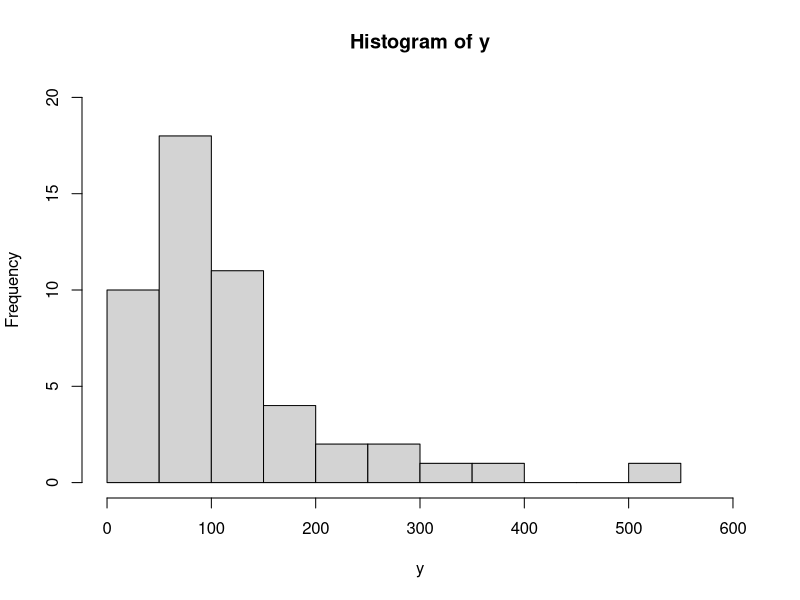

Reproduce this figure in R.
## ---- chunk 1
data <- c(.31, .35, .36, .36, .37, .38, .40, .40, .40,
          .41, .41, .42, .42, .42, .42, .42, .43, .44,
          .45, .46, .46, .47, .48, .48, .48, .51, .54,
          .54, .55, .58, .62, .66, .66, .67, .68, .75)
#stem(data)

y <- c(11, 14, 20, 23, 31, 36, 39, 44, 47, 50,
59, 61, 65, 67, 68, 71, 74, 76, 78, 79,
81, 84, 85, 89, 91, 93, 96, 99, 101, 104,
105, 105, 112, 118, 123, 136, 139, 141, 148, 158,
161, 168, 184, 206, 248, 263, 289, 322, 388, 513)
histrv <- hist(y, breaks = 12, ylim = c(0,20), xlim = c(0,600))
histrv
